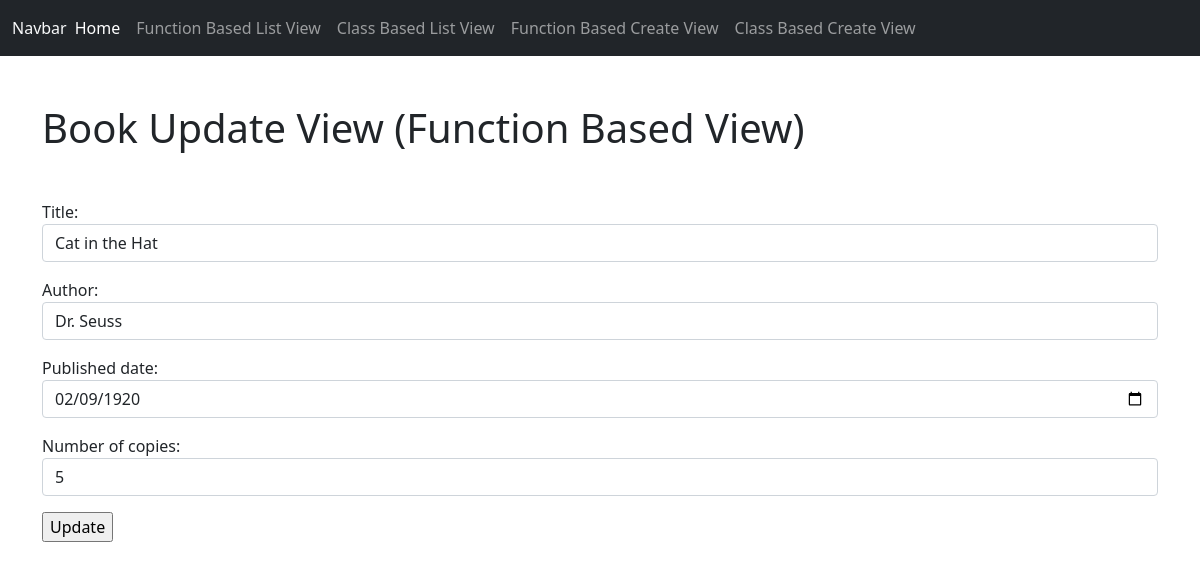
Page /firstapp/book_update_view/1 on the committed database.
### firstapp/models.py (models this page shows, shortened)
class Book(models.Model):
	title = models.CharField(max_length=200, null=True, blank=True)
	author = models.CharField(max_length=200, null=True, blank=True)
	published_date = models.DateField()
	number_of_copies = models.IntegerField()

### firstapp/views.py (the view)
# urls.py: path('book_update_view/<int:pk>', views.book_update_view, name='book_update_view'),
def book_update_view(request, pk):
	book_obj = get_object_or_404(Book, pk=pk)
	if request.method == 'POST':
		form = BookForm(request.POST, instance=book_obj)
		if form.is_valid():
			book = form.save(commit=False)
			book.save()
			return redirect('firstapp:book_detail_view', pk=book.pk)
	else:
		form = BookForm(instance=book_obj)
	context = {
		'form': form
	}
	return render(request, 'firstapp/book_update_view.html', context)

### firstapp/forms.py
class BookForm(forms.ModelForm):
	class Meta:
		model = Book
		fields = ['title', 'author', 'published_date', 'number_of_copies']
		widgets = {
			'title' : forms.TextInput(attrs={'class':'form-control', 'placeholder':'Enter the Title of the Book'}),
			'author' : forms.TextInput(attrs={'class':'form-control', 'placeholder':'Enter the Author of the Book'}),
			'published_date' : forms.DateInput(attrs={'class':'form-control', 'placeholder':'Enter the Date the Book was Written', 'type':'date'}),
			'number_of_copies': forms.NumberInput(attrs={'class':'form-control', 'placeholder':'Enter the Number of Copies of the Book'}),
		}

### firstapp/templates/firstapp/book_update_view.html (shortened to what this page needs)
{% extends 'base.html' %}
{% block content %}
<div class="my-5">
	<h1>Book Update View (Function Based View)</h1>
</div>
<form method='POST'>
	{{form.as_p}}
	<input type="submit" value="Update">
</form>
{% endblock %}

### rows in the picture
Book: title "Cat in the Hat", author "Dr. Seuss", published_date "02/09/1920", number_of_copies "5"
